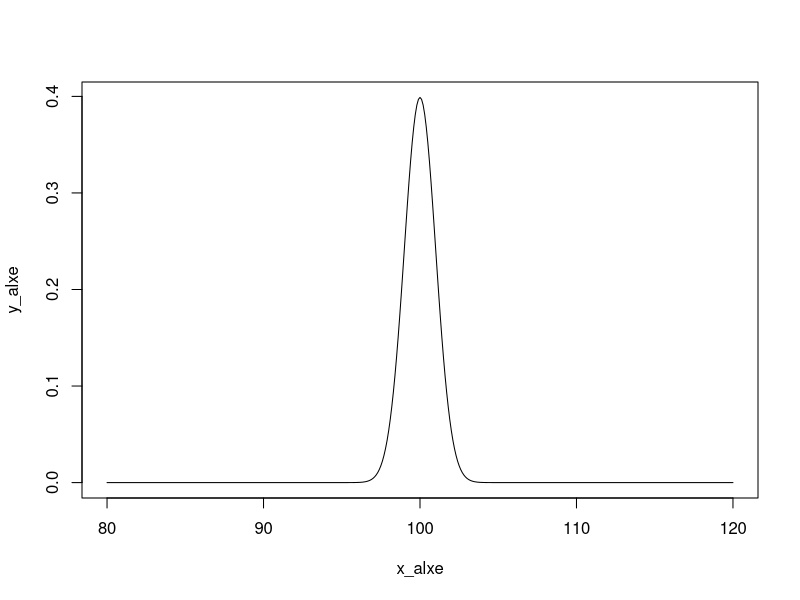
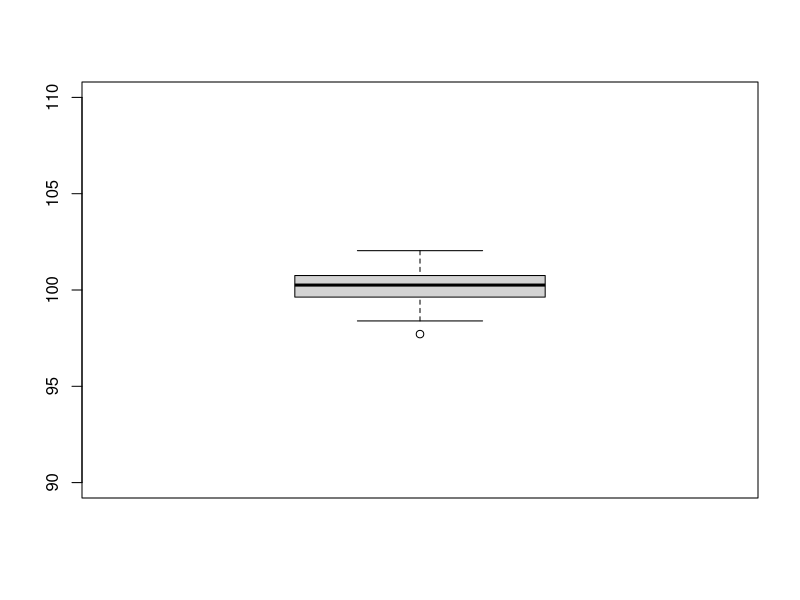
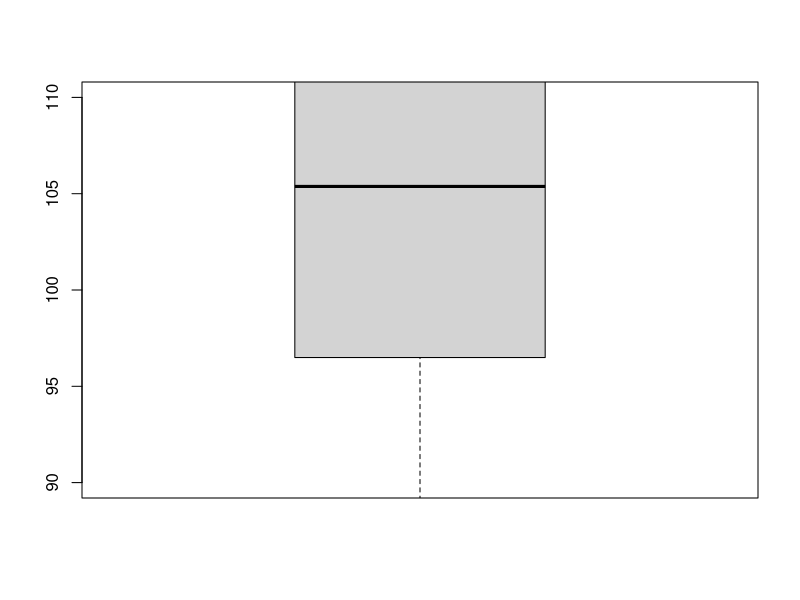
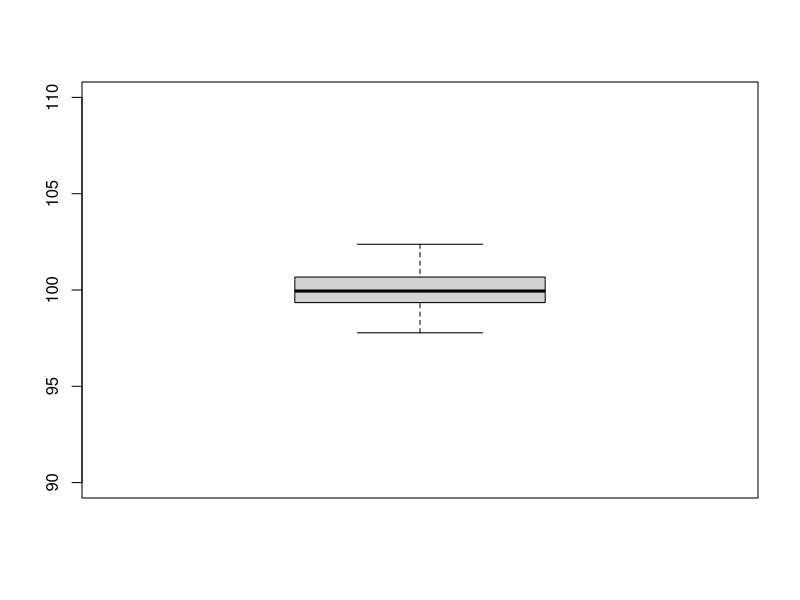

R code for these plots, in order: (Note: this script raises an error after producing the figures.)
# InClassScript5
# Created by Qingqing Yang
# 04/06/2022

# sampling from normal distribution
help(rnorm)
# rnorm generate random deviates from a normal dis
q1_1=rnorm(10,mean=100,sd=1)
q1_2=rnorm(10,mean=100,sd=10)

# q1_1 was drawn from the dis as following:
x_alxe=seq(80, 120, by = .1)
y_alxe=dnorm(x_alxe, mean = 100, sd = 1)
plot(x_alxe,y_alxe,type="l")

# plot the x and y
boxplot(q1_1,ylim=c(90,110))
boxplot(q1_2,ylim=c(90,110))

# Change the size
q1_3=rnorm(100,mean=100,sd=1)
boxplot(q1_3,ylim=c(90,110))
barplot(tabulate(p))

### t-tests
help(t.test)

## one sample t-test
q2_df=c(50, 40, 46, 49, 40, 58, 45, 47, 46, 43)
barplot(table(q2_df))

# compare with mu by hand
q2_mean=mean(q2_df)
q2_se=sd(q2_df)/sqrt(10)
p5_2tail=qt(c(.025, .975), df=9)
CI95_lower=q2_mean+p5_2tail[1]*q2_se
CI95_upper=q2_mean+p5_2tail[2]*q2_se

# compare with mu by code
t.test(q2_df, mu = 50)
#t = -2.1583, df =n-1= 9, p-value = 0.05923

## two samples independent t-test
q2_df=c(50, 40, 46, 49, 40, 58, 45, 47, 46, 43)
q3_df=c(53, 40, 51, 50,43, 62, 49, 47, 51, 39)
barplot(table(q2_df))
barplot(table(q3_df))
t.test(q2_df,q3_df,var.equal = TRUE)
#t = -0.77378, df =N-2=2n-2=18, p-value = 0.4491

## two samples dependent t-test
t.test(q2_df,q3_df, paired = T)
# t = -2.3333, df =n-1=9, p-value = 0.0445